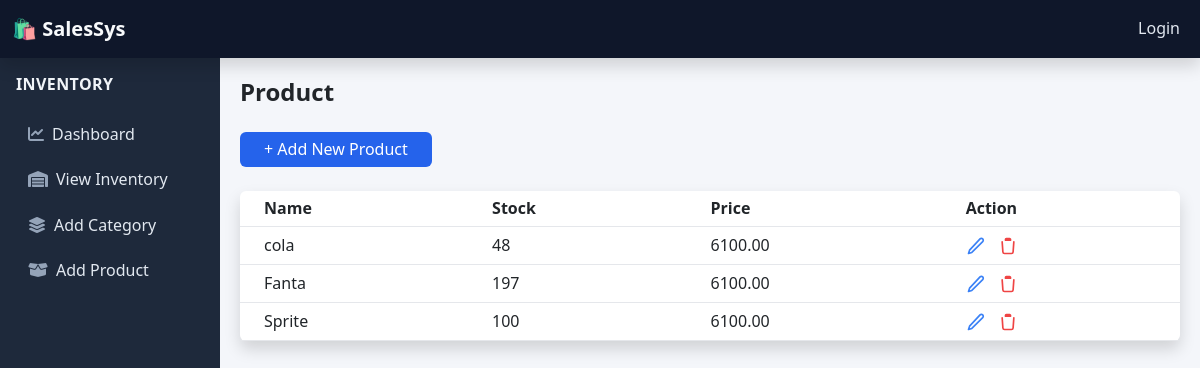
The page /inventory/category/6/prodouct on the database its author committed.
### inventory/models.py (models this page shows, shortened)
class Product(models.Model):
    name = models.CharField(max_length=100)
    stock = models.PositiveIntegerField()
    price = models.DecimalField(max_digits=10, decimal_places=2)
    category = models.ForeignKey(Category, related_name='products', on_delete=models.CASCADE)
    created_by = models.ForeignKey(settings.AUTH_USER_MODEL, null=True, blank=True, on_delete=models.SET_NULL)
    created_at = models.DateTimeField(default=timezone.now)  # ✅ Add this line

### inventory/views.py (the view)
# urls.py: path('category/<int:pk>/prodouct', views.product_view, name='product'),
def product_view(request, pk):
    product = Product.objects.filter(category_id=pk)
    return render(request, 'inventory/product.html', {'product': product})

### inventory/templates/inventory/product.html (shortened to what this page needs)
{% extends "inventory_base.html" %}
{% block content %}
<h1 class="text-2xl font-bold mb-6">Product<h1>
<div class="mb-4">
    <a href="{% url 'create_product' %}" class="inline-block bg-blue-600 text-white px-4 py-2 rounded hover:bg-blue-700">
        + Add New Product
    </a>
</div>
{% if product %}
<table class="min-w-full bg-white shadow rounded">
    <thead>
        <tr>
            <th class="py-2 px-4 border-b text-left">Name</th>
            <th class="py-2 px-4 border-b text-left">Stock</th>
            <th class="py-2 px-4 border-b text-left">Price</th>
            <th class="py-2 px-4 border-b text-left">Action</th>
        </tr>
    </thead>
    <tbody>
        {% for product in product %}
        <tr class="hover:bg-gray-100">
            <td class="py-2 px-4 border-b">{{ product.name }}</td>
            <td class="py-2 px-4 border-b">{{ product.stock }}</td>
            <td class="py-2 px-4 border-b">{{ product.price }}</td>
            <td class="py-2 px-4 border-b space-x-2">
                <a href="{% url 'edit_product' product.id %}" class="text-blue-500 hover:text-blue-700" title="Edit">
                    <svg xmlns="http://www.w3.org/2000/svg" class="h-5 w-5 inline-block" fill="none" viewBox="0 0 24 24" stroke="currentColor" stroke-width="2">
                      <path stroke-linecap="round" stroke-linejoin="round" d="M16.862 3.487a2.25 2.25 0 113.182 3.182L7 19.713 3 21l1.287-4L16.862 3.487z" />
                    </svg>
                </a>
                <a href="{% url 'delete_product' product.id %}" class="text-red-500 hover:text-red-700" title="Delete" onclick="return confirm('Are you sure you want to delete this product?');">
                </a>
            </td>
        </tr>
        {% endfor %}
    </tbody>
</table>
</div>
{% else %}
        <div class="no-orders">
            No product found.
        </div>
    {% endif %}
{% endblock %}

### static/css/sale.css (style rules this page uses)
*, *::before, *::after { box-sizing: border-box; }
body { padding-top: 56px; margin: 0; font-family: 'Segoe UI', Tahoma, Geneva, Verdana, sans-serif; }

### templates/inventory_base.html (style rules this page uses)
body { padding-top: 56px; background-color: #f4f6fa; font-family: 'Segoe UI', Tahoma, Geneva, Verdana, sans-serif; line-height: 1.6; }

### rows shown on the page
Product: name "cola", stock "48", price "6100.00"
Product: name "Fanta", stock "197", price "6100.00"
Product: name "Sprite", stock "100", price "6100.00"
